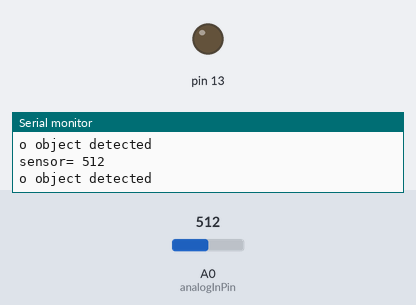
The sketch below on a simulated Arduino Uno, built with avr-gcc and run on an emulated ATmega328P. Shown: output pins drawn as LEDs (lit = HIGH), the last lines printed to the serial monitor. Inputs (shaded band) come from the test bench; at power-on: A0 (analogInPin) = 512.

Above: at 1.3 s.
1.4 s: A0 (analogInPin) set to 110
2.9 s: A0 (analogInPin) set to 91
At 4.2 s:
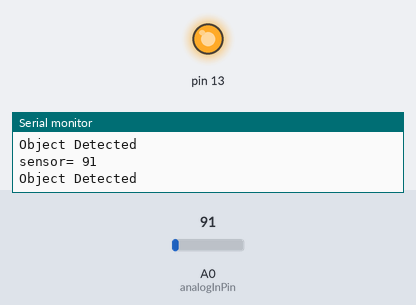
4.5 s: A0 (analogInPin) set to 122
At 5.6 s:
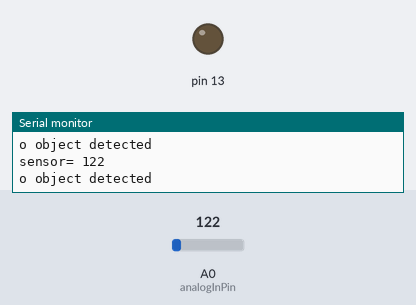
6.0 s: A0 (analogInPin) set to 90
At 6.8 s:
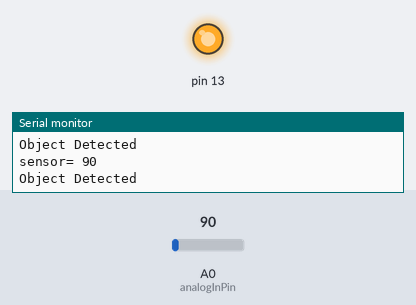
Timing chart, 0 to 8.5 s (numbered marks = the images above; inputs shaded):
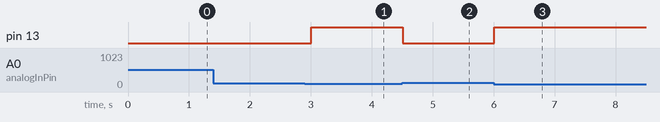

The sketch:

Irsensor.ino
```cpp
const int analogInPin = A0;
int sensorValue = 0;

void setup() {
  // put your setup code here, to run once:
  Serial.begin(9600);
  pinMode(13, OUTPUT);
}

void loop() {
  // put your main code here, to run repeatedly:
  sensorValue = analogRead(analogInPin);
  Serial.print("\nsensor= ");
  Serial.print(sensorValue);
  if(sensorValue < 100) {
    digitalWrite(13, HIGH);
    Serial.print("\nObject Detected");
  }
  else {
    digitalWrite(13,LOW);
    Serial.print("\no object detected");
  }
  delay(500);
}
```

Measured:
- the behaviour switches between 100 and 99 on A0 (analogInPin) (found by bisection; images 0 and 1)
- after the input at 2.9 s, pin 13: LOW → HIGH after 0.10 s
- after the input at 4.5 s, pin 13: HIGH → LOW at once
- after the input at 6.0 s, pin 13: LOW → HIGH at once
